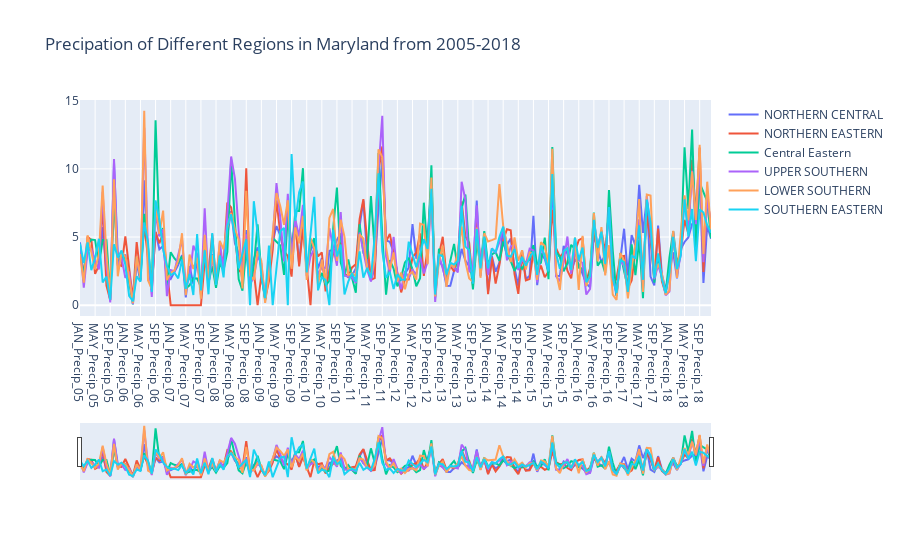

Notebook source saved alongside this figure:
### Markdown cell above
#### Comparing precipitation in different geographical regions of Maryland

### Code cell
fig3 = go.Figure()

fig3.add_trace(go.Scatter(x=mdprecip['Month and Year'], y=mdprecip['NORTHERN CENTRAL   06'], name="NORTHERN CENTRAL"))
fig3.add_trace(go.Scatter(x=mdprecip['Month and Year'], y=mdprecip['NORTHERN EASTERN'], name="NORTHERN EASTERN"))
fig3.add_trace(go.Scatter(x=mdprecip['Month and Year'], y=mdprecip['CENTRAL EASTERN'], name="Central Eastern"))
fig3.add_trace(go.Scatter(x=mdprecip['Month and Year'], y=mdprecip['UPPER SOUTHERN     04'], name="UPPER SOUTHERN"))
fig3.add_trace(go.Scatter(x=mdprecip['Month and Year'], y=mdprecip['LOWER SOUTHERN     03'], name="LOWER SOUTHERN"))
fig3.add_trace(go.Scatter(x=mdprecip['Month and Year'], y=mdprecip['SOUTHERN EASTERN'], name="SOUTHERN EASTERN"))

fig3.update_layout(title_text='Precipation of Different Regions in Maryland from 2005-2018',
                  xaxis_rangeslider_visible=True)
fig3.show(showgrid = False)

### Figure 1 — Plotly figure (JSON) as saved in the notebook; plotly's stock layout.template omitted (floating-point values rounded to 4 significant figures; data arrays with more than 128 entries replaced by an {"elided": "..."} marker saying what was removed)
{"data": [{"name": "NORTHERN CENTRAL", "type": "scatter", "x": {"elided": "168 str values"}, "y": {"elided": "168 float values"}}, {"name": "NORTHERN EASTERN", "type": "scatter", "x": {"elided": "168 str values"}, "y": {"elided": "168 float values"}}, {"name": "Central Eastern", "type": "scatter", "x": {"elided": "168 str values"}, "y": {"elided": "168 float values"}}, {"name": "UPPER SOUTHERN", "type": "scatter", "x": {"elided": "168 str values"}, "y": {"elided": "168 float values"}}, {"name": "LOWER SOUTHERN", "type": "scatter", "x": {"elided": "168 str values"}, "y": {"elided": "168 float values"}}, {"name": "SOUTHERN EASTERN", "type": "scatter", "x": {"elided": "168 str values"}, "y": {"elided": "168 float values"}}], "layout": {"title": {"text": "Precipation of Different Regions in Maryland from 2005-2018"}, "xaxis": {"rangeslider": {"visible": true}}}}
